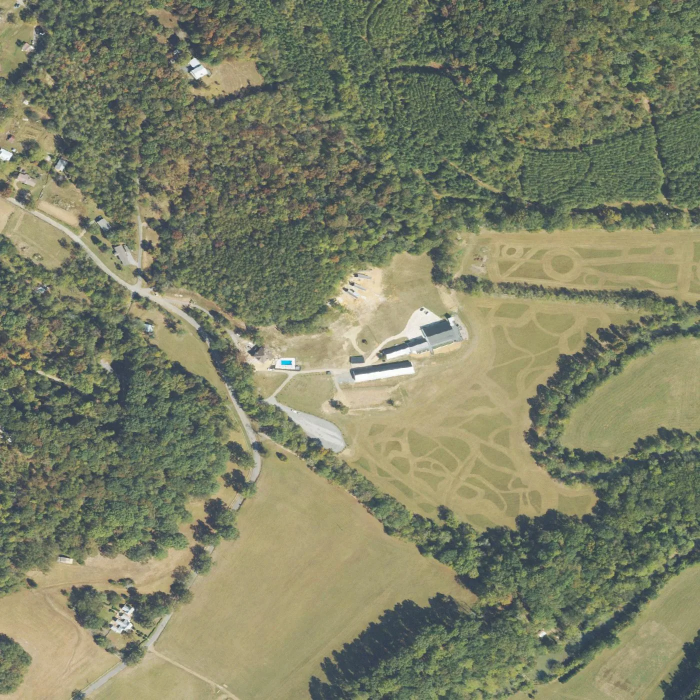
#> input picture terrain/aerial.webp, 1400 x 1400 px (shown at 1/2 size)
$ python make_illustrated.py
#> lines starting #> are read from the running program, lines starting #| are printed output that depends on the picture
"""
Draw an illustrated skin from the aerial photograph.

The point is not to reproduce the NAIP frame. It is to work out what each piece
of ground *is* and repaint it as a flat shape, the way someone would draw an
estate map — so the model wears something designed rather than a satellite
photograph chopped into facets.

What decides woodland from mown field is texture, not colour. Both are green,
and dry grass is worse than useless to a greenness test: khaki has very little
blue in it, so g - (r+b)/2 comes out high and the open fields classify as
forest. Canopy is rough at the scale of a tree crown; a mown field is smooth.
Local range over a 7px window separates them cleanly.

The rest is presentation: shrink the *class map* rather than the photograph, run
a mode filter over it until the speckle becomes shapes, ink the boundaries, and
lay a whisper of the real tone back over the top so the flat regions read as
land under light. Big flat regions also cure the faceting — a quad can only
look like a facet if its neighbours are a different colour.
"""
import os
from PIL import Image, ImageFilter, ImageChops

HERE = os.path.dirname(os.path.abspath(__file__))
src = Image.open(os.path.join(HERE, "aerial.webp")).convert("RGB")
#> src is the input picture: PIL image 1400x1400 RGB; mean R, G, B 125.4, 128.5, 102.4
FULL = src.size[0]
#> FULL = 1400
SMALL = 380                 # where the detail dies, on purpose
ROUGH = 31                  # local range above this is canopy (~p38 of the frame)

WOOD_D  = (58, 84, 58)      # deep canopy
WOOD_L  = (98, 126, 80)     # sunlit canopy
PASTURE = (150, 172, 110)   # mown, still green
FIELD   = (198, 196, 142)   # cut and dry — the maze, the hay ground
BARE    = (226, 216, 188)   # track, gravel, roof
WATER   = (120, 152, 170)
PALETTE = [WOOD_D, WOOD_L, PASTURE, FIELD, BARE, WATER]

# --- roughness: the one measurement that knows wood from field --------------
lum = src.convert("L").filter(ImageFilter.GaussianBlur(1.0))
rough = ImageChops.subtract(lum.filter(ImageFilter.MaxFilter(7)),
                            lum.filter(ImageFilter.MinFilter(7)))
rough = rough.filter(ImageFilter.GaussianBlur(6))    # roughness of a region
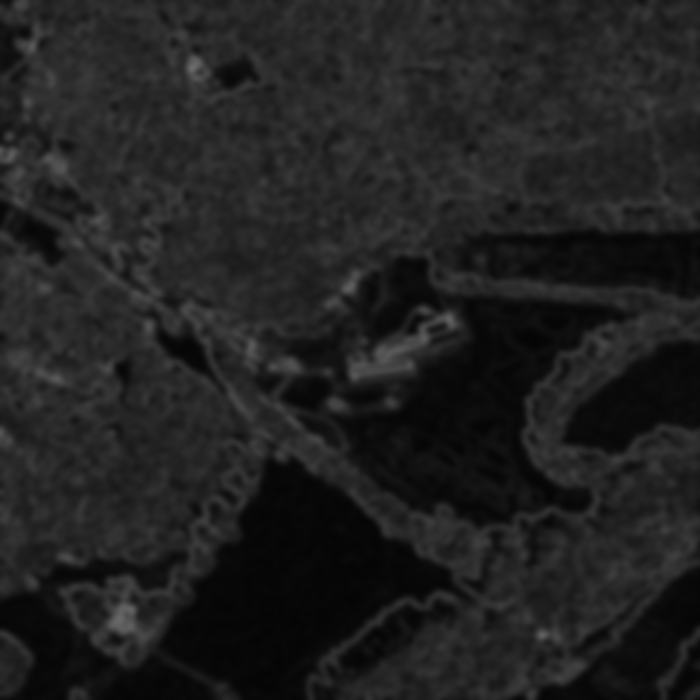
#> rough: PIL image 1400x1400 L (shown at 1/2 size); min 4, max 109, mean 32.5
rp = rough.load()

# Light and shade are decided on a heavily blurred copy. Per-pixel, the split
# between lit and deep canopy happens at every individual tree crown and the
# result is speckle; at this scale it happens across a hillside, which is what
# is actually true and what an illustrator would draw.
soft = src.filter(ImageFilter.GaussianBlur(FULL / 110.0))
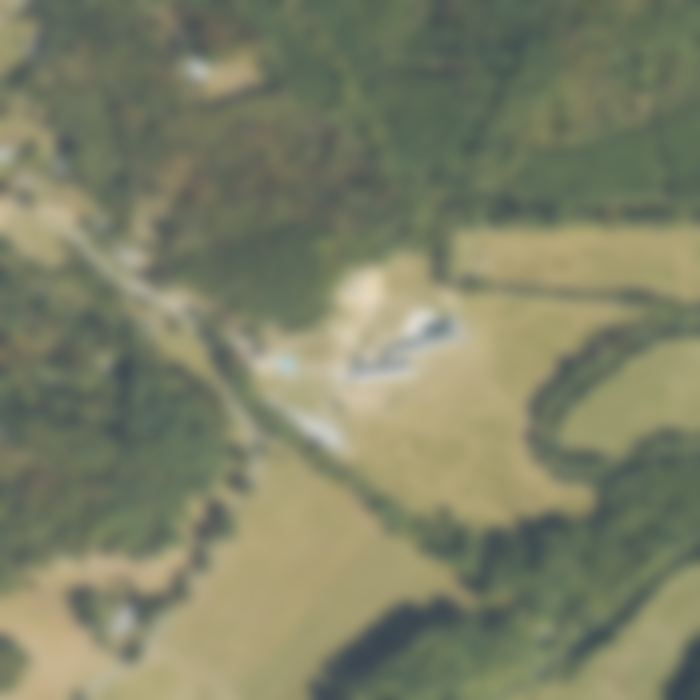
#> soft: PIL image 1400x1400 RGB (shown at 1/2 size); mean R, G, B 125.4, 128.5, 102.4
sp = soft.load()

work = src.filter(ImageFilter.MedianFilter(5))
px = work.load()

idx = []
for y in range(FULL):
    for x in range(FULL):
        r, g, b = px[x, y]
        mx, mn = max(r, g, b), min(r, g, b)
        sat = (mx - mn) / mx if mx else 0
        L = (r * 0.299 + g * 0.587 + b * 0.114) / 255.0
        sr, sg, sb = sp[x, y]                        # the same ground, softened
        SL = (sr * 0.299 + sg * 0.587 + sb * 0.114) / 255.0

        if (b - g) > 16 and (b - r) > 16 and L > 0.28:
            i = 5                                    # water
        elif sat < 0.13 and L > 0.50:
            i = 4                                    # roof, gravel, track
        elif rp[x, y] >= ROUGH:
            i = 1 if SL > 0.42 else 0                # canopy, lit or deep
        elif (sg - sr) > 2 and (sg - sb) > 34:
            i = 2                                    # green pasture
        else:
            i = 3 if SL > 0.44 else 2                # cut and dry
        idx.append(i)
#> after the loop, idx = 1960000 items

cls = Image.new("P", (FULL, FULL))
#> cls: PIL image 1400x1400 P; every value is 0
cls.putdata(idx)
flat = [v for c in PALETTE for v in c]
cls.putpalette(flat + [0] * (768 - len(flat)))

# Shrink the class map itself. Nearest keeps it a class map rather than
# blending two land types into a third that means nothing.
cls = cls.resize((SMALL, SMALL), Image.NEAREST)
#> cls: PIL image 380x380 P
for _ in range(4):
    cls = cls.filter(ImageFilter.ModeFilter(7))
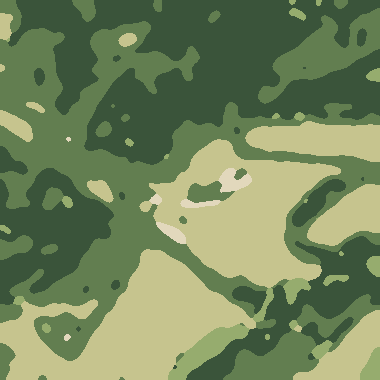
#> cls: PIL image 380x380 P; mean R, G, B 115.2, 133.5, 91.8

# Ink the boundaries the way an illustrator would — not an outline so much as
# a settling of the edge.
lab = cls.convert("L")
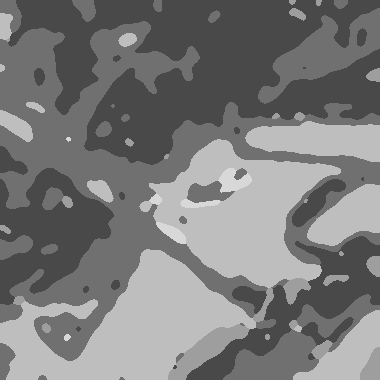
#> lab: PIL image 380x380 L; min 73, max 216, mean 122.9
edge = ImageChops.difference(lab.filter(ImageFilter.MaxFilter(3)),
                             lab.filter(ImageFilter.MinFilter(3)))
edge = edge.point(lambda v: 196 if v > 0 else 255)
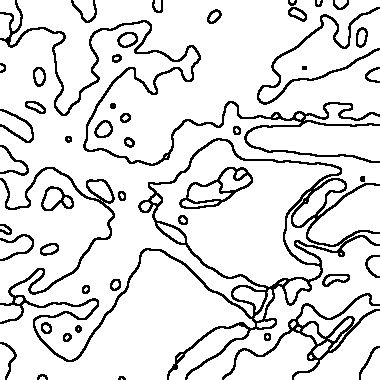
#> edge: PIL image 380x380 L; values 196 (black) and 255 (white), 87.8% white; black in thin lines or dots

out = cls.convert("RGB").resize((FULL, FULL), Image.BICUBIC)
edge = edge.resize((FULL, FULL), Image.BICUBIC).filter(ImageFilter.GaussianBlur(2.0))
#> edge: PIL image 1400x1400 L
out = ImageChops.multiply(out, edge.convert("RGB"))

# Tone, centred on mid-grey so it lifts as often as it deepens. Multiplying by
# the photograph simply made the whole estate darker.
tone = src.convert("L").filter(ImageFilter.GaussianBlur(FULL / 70.0))
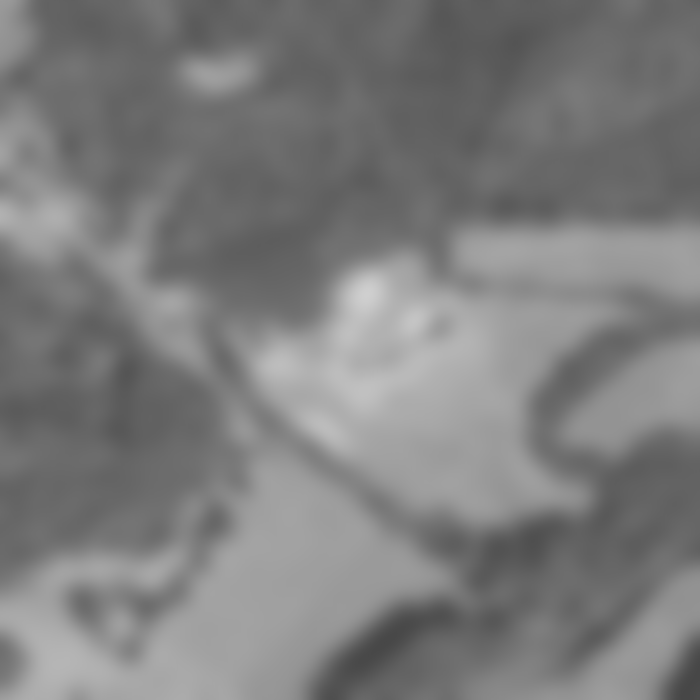
#> tone: PIL image 1400x1400 L (shown at 1/2 size); min 71, max 207, mean 124.6
mean = sum(tone.histogram()[i] * i for i in range(256)) / float(FULL * FULL)
#> mean = 124.6
tone = tone.point(lambda v: max(0, min(255, 128 + int((v - mean) * 0.5))))
out = Image.blend(out, ImageChops.overlay(out, tone.convert("RGB")), 0.38)

# The model can only carry one colour per cell of a 256-square mesh, and a
# region boundary crossing that grid at a shallow angle becomes a long, obvious
# staircase — there is no anti-aliasing to be had when every quad is a single
# flat fill. Softening the boundary over a couple of cells turns the staircase
# into a gradient. 7px here is about 1.3 cells; much less and the steps return,
# much more and the shapes stop reading as drawn.
out = out.filter(ImageFilter.GaussianBlur(7.0))
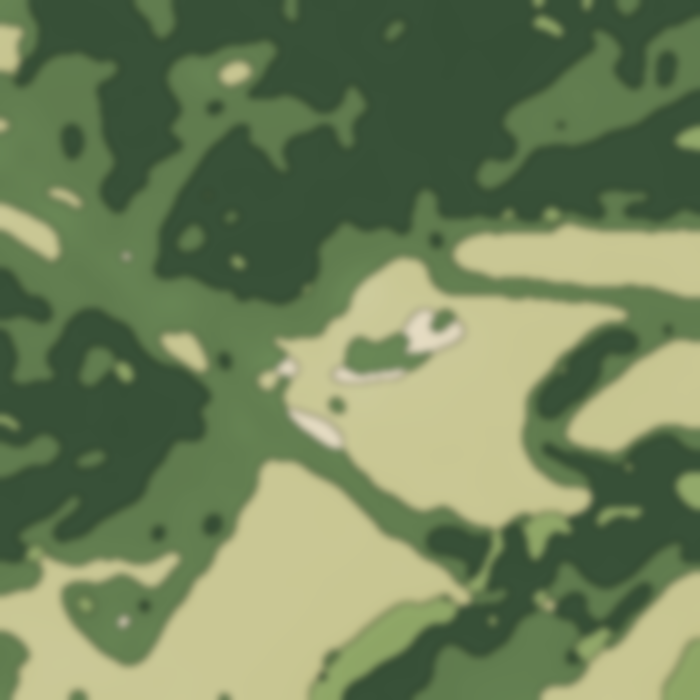
#> out: PIL image 1400x1400 RGB (shown at 1/2 size); mean R, G, B 111.5, 128.9, 89.4

out.save(os.path.join(HERE, "illustrated.webp"), quality=88, method=5)
print("illustrated.webp %dx%d  %d KB"
      % (FULL, FULL, os.path.getsize(os.path.join(HERE, "illustrated.webp")) // 1024))
#| illustrated.webp 1400x1400  35 KB
